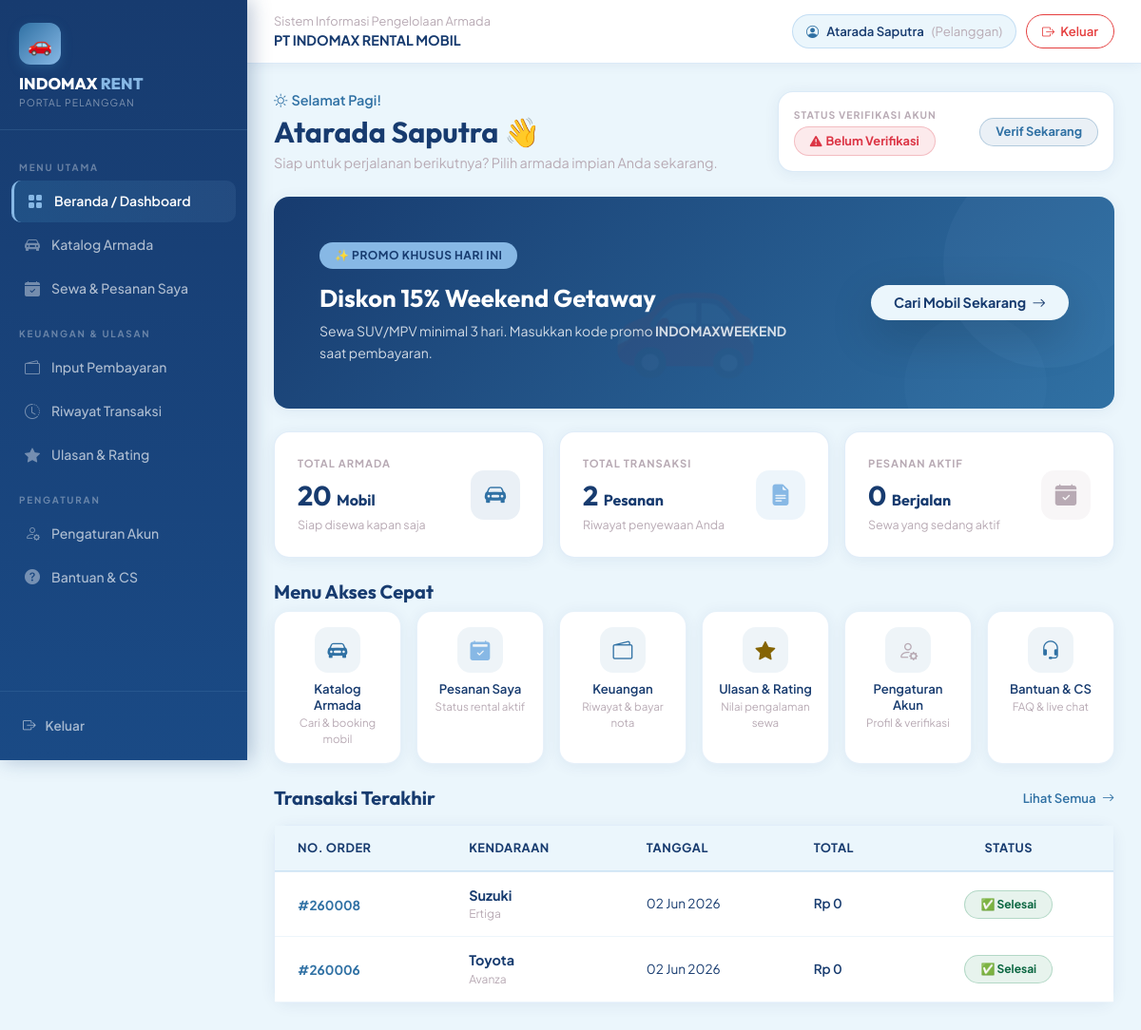
Before: /Pelanggan/index.php (signed in) with the older database file.
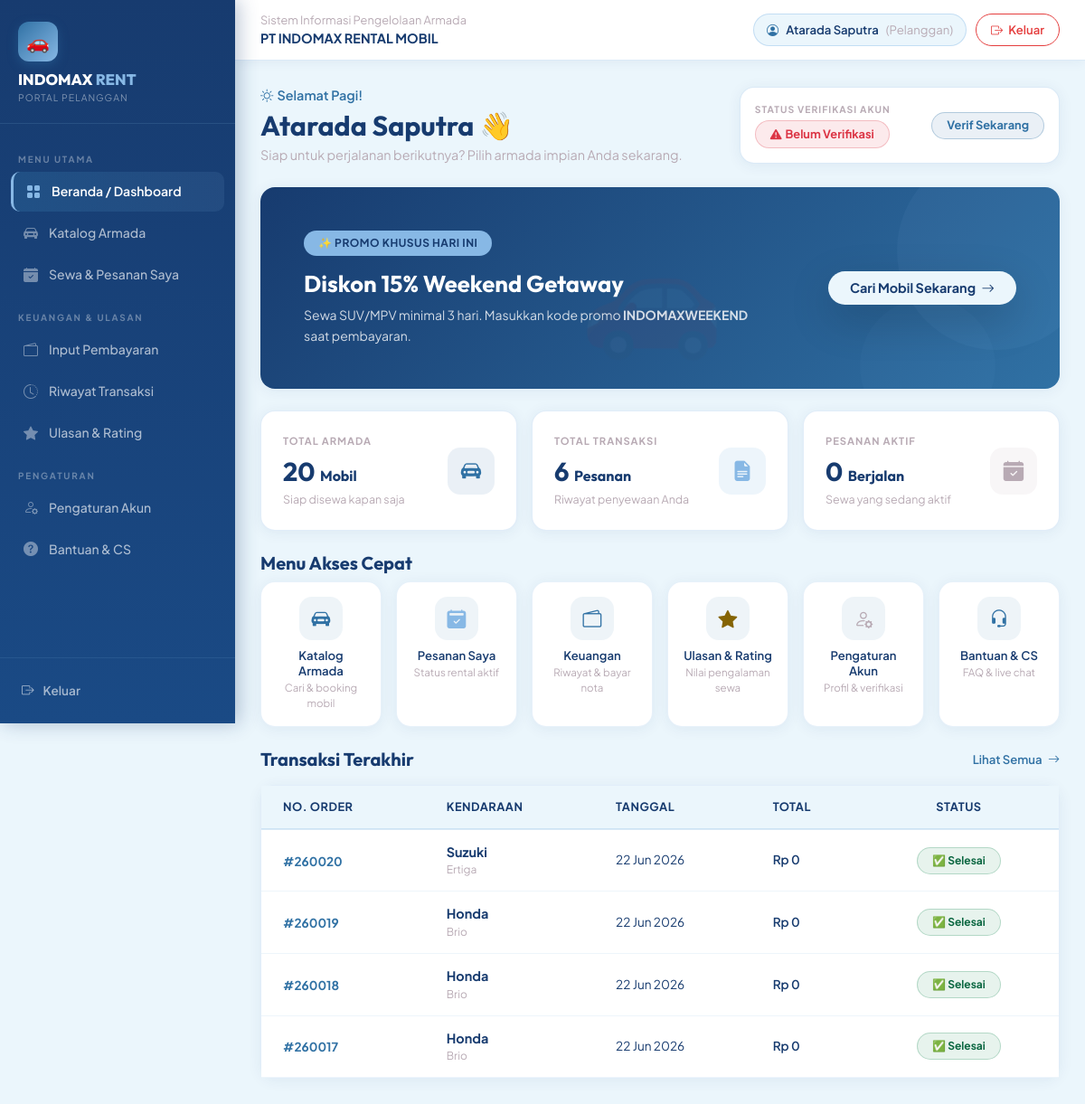
After: the same page with the newer database file.
### tables this page shows
CREATE TABLE `transaksi_sewa` (
  `id_sewa` int(11) NOT NULL,
  `id_pelanggan` int(11) NOT NULL,
  `pake_supir` enum('Ya','Tidak') NOT NULL DEFAULT 'Tidak',
  `kode_mobil` varchar(10) NOT NULL,
  `id_supir` int(11) DEFAULT NULL,
  `biaya_supir` decimal(12,2) NOT NULL DEFAULT 0.00,
  `opsi_supir` enum('ya','tidak') DEFAULT 'tidak',
  `tanggal_sewa` date NOT NULL,
  `tanggal_kembali` date NOT NULL,
  `lama_sewa` int(11) NOT NULL,
  `total_biaya` decimal(12,2) NOT NULL,
  `status_sewa` enum('berjalan','selesai') DEFAULT 'berjalan',
  `tujuan_perjalanan` varchar(255) NOT NULL,
  `kode_akun` int(11) DEFAULT NULL,
  `lokasi_jemput` varchar(255) DEFAULT NULL,
  `alamat_detail` text DEFAULT NULL,
  `nama_penyewa` varchar(100) DEFAULT NULL,
  `total_bayar` int(11) DEFAULT 0,
  `jumlah_bayar` int(11) DEFAULT 0
);

CREATE TABLE `mobil` (
  `kode_mobil` varchar(10) NOT NULL,
  `merk` varchar(50) DEFAULT NULL,
  `jenis` varchar(50) DEFAULT NULL,
  `nopol` varchar(15) DEFAULT NULL,
  `tarif_per_hari` decimal(10,2) DEFAULT NULL,
  `status_mobil` enum('tersedia','disewa') DEFAULT 'tersedia',
  `Gambar` varchar(255) NOT NULL,
  `Unit_Tersedia` int(10) UNSIGNED NOT NULL
);

### Pelanggan/index.php (the view, shortened to what the changed rows need)
<?php
include 'navbar.php';
include 'koneksi.php';
$id_pelanggan    = $_SESSION['id_pelanggan'] ?? 0;
$nama_pelanggan  = htmlspecialchars($_SESSION['nama_pelanggan'] ?? 'Pelanggan');
$total_transaksi      = mysqli_num_rows(mysqli_query($conn, "SELECT * FROM transaksi_sewa WHERE id_pelanggan = '$id_pelanggan'"));
?>
<div class="row align-items-center mb-4">
    <div class="col-lg-7">
        <h1 class="fw-bold mb-1" style="font-family: 'Outfit', sans-serif; color: var(--deep-navy); font-size: 1.9rem;">
            <?= $nama_pelanggan ?> 👋
        </h1>
    </div>
</div>
<div class="mb-4">
    <div class="card overflow-hidden" style="background: linear-gradient(135deg, var(--deep-navy) 0%, var(--clear-blue) 100%); border: none; min-height: 160px;">
        <div class="card-body p-4 p-md-5 position-relative" style="color: white;">
            <div class="row align-items-center position-relative">
                <div class="col-md-8">
                    <h2 class="fw-bold mb-2" style="font-family: 'Outfit', sans-serif; font-size: 1.6rem;">
                        Diskon 15% Weekend Getaway
                    </h2>
                </div>
            </div>
        </div>
    </div>
</div>
<div class="row g-3 mb-4">
    <div class="col-md-4">
        <div class="card h-100 p-4" style="border: 1px solid rgba(135,184,229,0.25);">
            <div class="d-flex align-items-center justify-content-between">
                <div>
                    <div style="font-size: 0.7rem; font-weight: 700; text-transform: uppercase; letter-spacing: 1px; color: var(--lilac-dust);">Total Transaksi</div>
                    <div class="fw-bold mt-1" style="font-family: 'Outfit', sans-serif; font-size: 1.8rem; color: var(--deep-navy);">
                        <?= $total_transaksi ?> <span style="font-size: 1rem;">Pesanan</span>
                    </div>
                    <div style="font-size: 0.78rem; color: var(--lilac-dust);">Riwayat penyewaan Anda</div>
                </div>
            </div>
        </div>
    </div>
</div>
<div class="row g-3 mb-4">
    <?php
    $menus = [
        ['href' => 'katalog.php',           'icon' => 'bi-car-front-fill',        'title' => 'Katalog Armada',    'sub' => 'Cari & booking mobil',        'color' => 'var(--clear-blue)'],
        ['href' => 'transaksi.php',         'icon' => 'bi-calendar2-check-fill',  'title' => 'Pesanan Saya',      'sub' => 'Status rental aktif',         'color' => 'var(--light-blue)'],
        ['href' => 'riwayat_pembayaran.php','icon' => 'bi-wallet2',               'title' => 'Keuangan',          'sub' => 'Riwayat & bayar nota',        'color' => 'var(--clear-blue)'],
        ['href' => 'grafik_rating.php',     'icon' => 'bi-star-fill',             'title' => 'Ulasan & Rating',   'sub' => 'Nilai pengalaman sewa',       'color' => '#856404'],
        ['href' => 'edit_profil.php',       'icon' => 'bi-person-gear',           'title' => 'Pengaturan Akun',   'sub' => 'Profil & verifikasi',         'color' => 'var(--lilac-dust)'],
        ['href' => 'bantuan.php',           'icon' => 'bi-headset',               'title' => 'Bantuan & CS',      'sub' => 'FAQ & live chat',             'color' => 'var(--clear-blue)'],
    ];
    foreach ($menus as $m):
    ?>
    <div class="col-6 col-md-4 col-lg-2">
        <a href="<?= $m['href'] ?>" class="text-decoration-none">
            <div class="card h-100 p-3 text-center action-card" style="border: 1px solid rgba(135,184,229,0.2);">
                <div class="mx-auto mb-2 d-flex align-items-center justify-content-center"
                     style="width: 48px; height: 48px; background: rgba(48,113,164,0.08); border-radius: 14px;">
                    <i class="bi <?= $m['icon'] ?>" style="font-size: 1.3rem; color: <?= $m['color'] ?>;"></i>
                </div>
                <div class="fw-semibold" style="font-size: 0.82rem; color: var(--deep-navy); line-height: 1.3;"><?= $m['title'] ?></div>
                <div style="font-size: 0.72rem; color: var(--lilac-dust); margin-top: 2px;"><?= $m['sub'] ?></div>
            </div>
        </a>
    </div>
    <?php endforeach; ?>
</div>
<?php
$sql_recent = "SELECT t.*, m.merk, m.jenis FROM transaksi_sewa t
               JOIN mobil m ON t.kode_mobil = m.kode_mobil
               WHERE t.id_pelanggan = '$id_pelanggan'
               ORDER BY t.id_sewa DESC LIMIT 4";
$res_recent = mysqli_query($conn, $sql_recent);
if ($res_recent && mysqli_num_rows($res_recent) > 0):
?>
<div class="card" style="border: 1px solid rgba(135,184,229,0.25);">
    <div class="table-responsive">
        <table class="table table-hover mb-0">
            <thead>
                <tr>
                    <th class="ps-4">No. Order</th>
                    <th>Kendaraan</th>
                    <th>Tanggal</th>
                    <th>Total</th>
                    <th class="text-center pe-4">Status</th>
                </tr>
            </thead>
            <tbody>
                <?php while($row = mysqli_fetch_assoc($res_recent)):
                    $st = $row['status_sewa'];
                    $bs = $st === 'berjalan'
                        ? "background:rgba(255,193,7,0.12);color:#856404;border:1px solid rgba(255,193,7,0.3);"
                        : "background:rgba(25,135,84,0.1);color:#0a6640;border:1px solid rgba(25,135,84,0.25);";
                    $bt = $st === 'berjalan' ? '🔄 Berjalan' : '✅ Selesai';
                ?>
                <tr>
                    <td class="ps-4"><span class="fw-bold" style="color:var(--clear-blue);font-size:.85rem;">#<?= $row['id_sewa'] ?></span></td>
                    <td>
                        <div class="fw-bold" style="color:var(--deep-navy);font-size:.9rem;"><?= $row['merk'] ?></div>
                        <div style="font-size:.75rem;color:var(--lilac-dust);"><?= $row['jenis'] ?></div>
                    </td>
                    <td style="font-size:.85rem;"><?= date('d M Y', strtotime($row['tanggal_sewa'])) ?></td>
                    <td class="fw-semibold" style="font-size:.85rem;color:var(--deep-navy);">Rp <?= number_format($row['total_biaya'],0,',','.') ?></td>
                    <td class="text-center pe-4">
                        <span class="badge rounded-pill px-3 py-2" style="<?= $bs ?> font-size:.75rem;"><?= $bt ?></span>
                    </td>
                </tr>
                <?php endwhile; ?>
            </tbody>
        </table>
    </div>
</div>
<?php endif; ?>
</div> </div> </div> </body>
</html>

Changed rows visible on the page:
no longer on this page (row edited): transaksi_sewa: id_sewa "260008", kode_mobil.merk "Suzuki", kode_mobil.jenis "Ertiga", tanggal_sewa "02 Jun 2026", total_biaya "0", status_sewa "✅ Selesai"
no longer on this page (row edited): transaksi_sewa: id_sewa "260006", kode_mobil.merk "Toyota", kode_mobil.jenis "Avanza", tanggal_sewa "02 Jun 2026", total_biaya "0", status_sewa "✅ Selesai"
added transaksi_sewa: id_sewa "260020", kode_mobil.merk "Suzuki", kode_mobil.jenis "Ertiga", tanggal_sewa "22 Jun 2026", total_biaya "0", status_sewa "✅ Selesai"
added transaksi_sewa: id_sewa "260019", kode_mobil.merk "Honda", kode_mobil.jenis "Brio", tanggal_sewa "22 Jun 2026", total_biaya "0", status_sewa "✅ Selesai"
added transaksi_sewa: id_sewa "260018", kode_mobil.merk "Honda", kode_mobil.jenis "Brio", tanggal_sewa "22 Jun 2026", total_biaya "0", status_sewa "✅ Selesai"
added transaksi_sewa: id_sewa "260017", kode_mobil.merk "Honda", kode_mobil.jenis "Brio", tanggal_sewa "22 Jun 2026", total_biaya "0", status_sewa "✅ Selesai"
Other visible differences:
$total_transaksi: "2" → "6"
